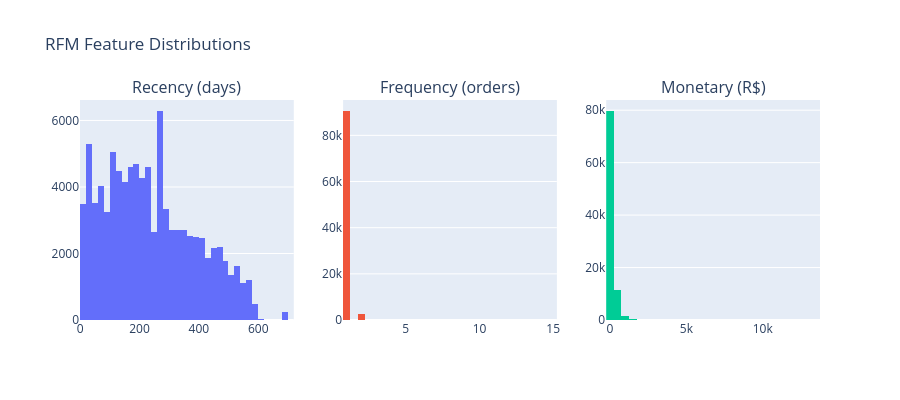

This figure's notebook cell:
### Markdown cell above
### Understanding the RFM distributions

Before clustering, it's important to understand the shape of each RFM dimension — outliers and skewed distributions can distort K-Means clustering, which is sensitive to scale.

### Code cell
fig = make_subplots(rows=1, cols=3, subplot_titles=["Recency (days)", "Frequency (orders)", "Monetary (R$)"])

fig.add_trace(go.Histogram(x=rfm["recency"], nbinsx=50, marker_color="#636EFA", name="Recency"), row=1, col=1)
fig.add_trace(go.Histogram(x=rfm["frequency"], nbinsx=30, marker_color="#EF553B", name="Frequency"), row=1, col=2)
fig.add_trace(go.Histogram(x=rfm["monetary"], nbinsx=50, marker_color="#00CC96", name="Monetary"), row=1, col=3)

fig.update_layout(title="RFM Feature Distributions", showlegend=False, height=400)
fig.show()

print(f"\nCustomers with only 1 order: {(rfm['frequency'] == 1).sum():,} ({(rfm['frequency'] == 1).mean()*100:.1f}%)")
print(f"Customers with 2+ orders:    {(rfm['frequency'] > 1).sum():,} ({(rfm['frequency'] > 1).mean()*100:.1f}%)")

### Figure 1 — Plotly figure (JSON) as saved in the notebook; plotly's stock layout.template omitted (floating-point values rounded to 4 significant figures; data arrays with more than 128 entries replaced by an {"elided": "..."} marker saying what was removed)
{"data": [{"marker": {"color": "#636EFA"}, "name": "Recency", "nbinsx": 50, "type": "histogram", "x": {"elided": "93358 int values"}, "xaxis": "x", "yaxis": "y"}, {"marker": {"color": "#EF553B"}, "name": "Frequency", "nbinsx": 30, "type": "histogram", "x": {"elided": "93358 int values"}, "xaxis": "x2", "yaxis": "y2"}, {"marker": {"color": "#00CC96"}, "name": "Monetary", "nbinsx": 50, "type": "histogram", "x": {"elided": "93358 float values"}, "xaxis": "x3", "yaxis": "y3"}], "layout": {"annotations": [{"font": {"size": 16}, "showarrow": false, "text": "Recency (days)", "x": 0.1444, "xanchor": "center", "xref": "paper", "y": 1, "yanchor": "bottom", "yref": "paper"}, {"font": {"size": 16}, "showarrow": false, "text": "Frequency (orders)", "x": 0.5, "xanchor": "center", "xref": "paper", "y": 1, "yanchor": "bottom", "yref": "paper"}, {"font": {"size": 16}, "showarrow": false, "text": "Monetary (R$)", "x": 0.8556, "xanchor": "center", "xref": "paper", "y": 1, "yanchor": "bottom", "yref": "paper"}], "height": 400, "showlegend": false, "title": {"text": "RFM Feature Distributions"}, "xaxis": {"anchor": "y", "domain": [0, 0.2889]}, "xaxis2": {"anchor": "y2", "domain": [0.3556, 0.6444]}, "xaxis3": {"anchor": "y3", "domain": [0.7111, 1]}, "yaxis": {"anchor": "x", "domain": [0, 1]}, "yaxis2": {"anchor": "x2", "domain": [0, 1]}, "yaxis3": {"anchor": "x3", "domain": [0, 1]}}}
